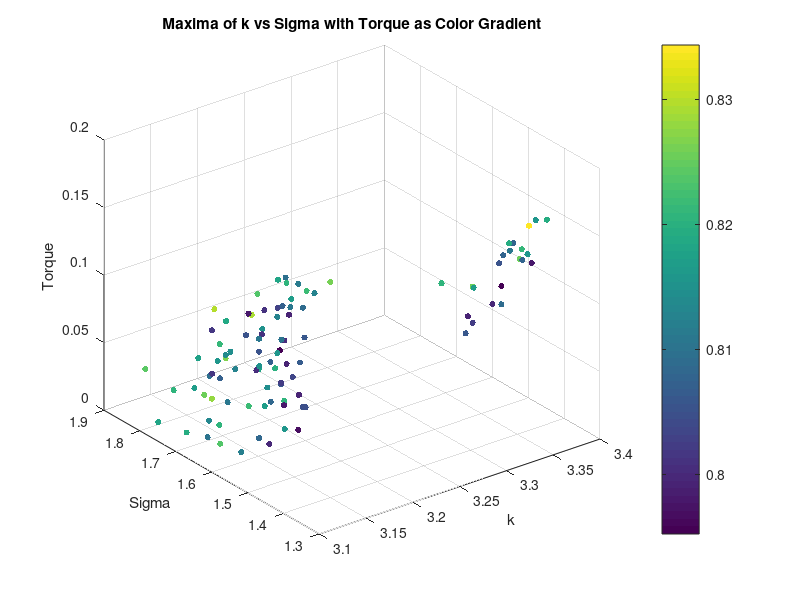
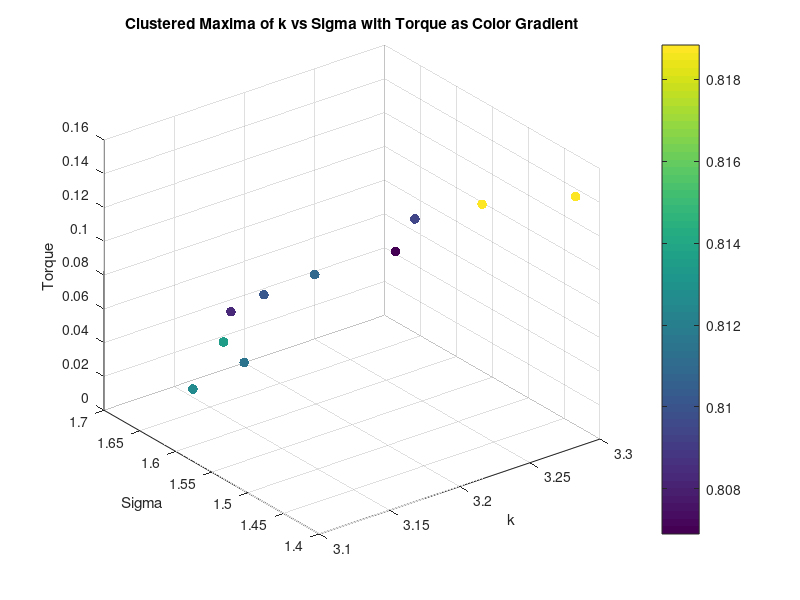
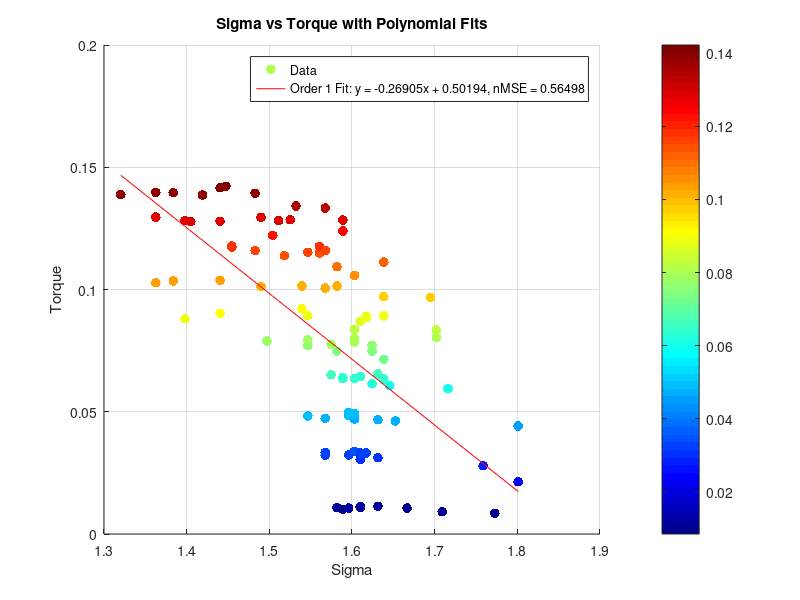
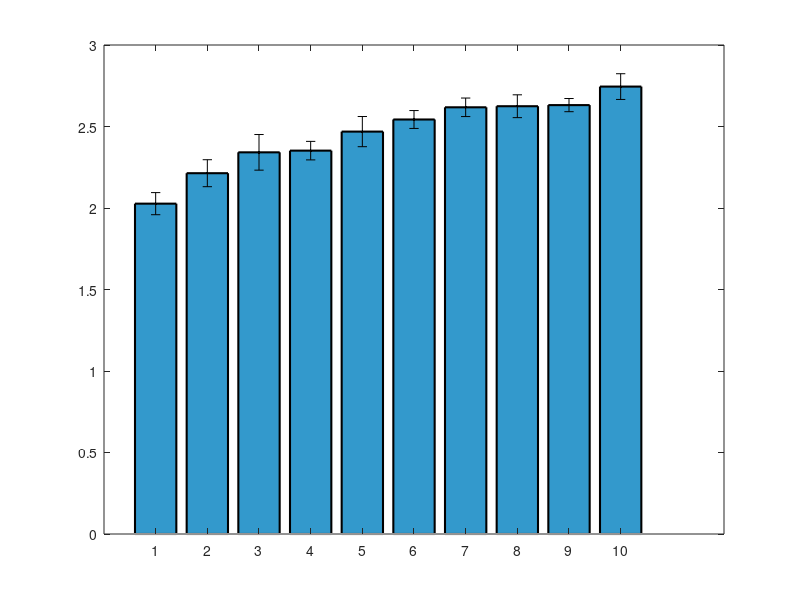

These charts were generated, in order, by the following MATLAB code: (Note: this script raises an error after producing the figures.)
clear all;
close all;


%% Torque Analysis
load('maxima_data.mat');
scatter3(maxima_k, maxima_sigma, torque_values, 20, maxima_corr, 'filled');
xlabel('k');
ylabel('Sigma');
zlabel('Torque');
title('Maxima of k vs Sigma with Torque as Color Gradient');
colorbar;
grid on;
% K means clustering of torque into 10 clusters, taking mean of each cluster k, sigma and corr too
[cluster_idx, cluster_centers] = kmeans(torque_values', 10);
% Take the mean of each cluster
torque_means = zeros(10, 1);
sigma_means = zeros(10, 1);
sigma_stds = zeros(10, 1);
k_means = zeros(10, 1);
corr_means = zeros(10, 1);
for i = 1:10
    torque_means(i) = mean(torque_values(cluster_idx == i));
    sigma_means(i) = mean(maxima_sigma(cluster_idx == i));
    k_means(i) = mean(maxima_k(cluster_idx == i));
    corr_means(i) = mean(maxima_corr(cluster_idx == i));
    sigma_stds(i) = std(maxima_sigma(cluster_idx == i));
end
% Plot the clusters
figure;
scatter3(k_means, sigma_means, torque_means, 50, corr_means, 'filled');
xlabel('k');
ylabel('Sigma');
zlabel('Torque');
title('Clustered Maxima of k vs Sigma with Torque as Color Gradient');
colorbar;
grid on;
% Ensure data is sorted for polyfit
[sigma_sorted, sort_idx] = sort(maxima_sigma);
torque_sorted = torque_values(sort_idx);
% Display correlation between torque and sigma
disp('Correlation between Torque and Sigma:');
disp(corr(torque_sorted', sigma_sorted'));
% Display correlation between torque and sigma^2
disp('Correlation between Torque and Sigma^2:');
disp(corr(torque_sorted', sigma_sorted'.^2));
% Polyfit for sigma vs torque (order 1 and 2)
p1_sigma = polyfit(sigma_sorted, torque_sorted, 1);
% Calculate fitted values and normalized MSE for sigma vs torque
fitted_torque_p1_sigma = polyval(p1_sigma, sigma_sorted);
mse_p1_sigma = mean((torque_sorted - fitted_torque_p1_sigma).^2);
nmse_p1_sigma = mse_p1_sigma / var(torque_sorted);
% Display results for sigma vs torque
disp('Sigma vs Torque:');
disp(['Order 1 nMSE: ', num2str(nmse_p1_sigma)]);
%display correlation between torque and sigma
% Plot for sigma vs torque with polynomial fits (first instance)
figure;
scatter(sigma_sorted, torque_sorted, 50, torque_sorted, 'filled','DisplayName', 'Data');
% Create a custom colormap based on jet, excluding yellow/light orange
cmap = jet(256); % Get the jet colormap with 256 colors
cmap = cmap([1:100,191:256], :); % Keep only the first 200 colors, removing the yellow/light orange range
colormap(jet); % Apply the custom colormap
colorbar; % Add a colorbar to indicate the mapping of color to torque_sorted values
hold on;
plot(sigma_sorted, fitted_torque_p1_sigma, '-r', 'DisplayName', ...
    ['Order 1 Fit: y = ', num2str(p1_sigma(1)), 'x + ', num2str(p1_sigma(2)), ...
    ', nMSE = ', num2str(nmse_p1_sigma)]);
xlabel('Sigma');
ylabel('Torque');
title('Sigma vs Torque with Polynomial Fits');
legend('show');
grid on;

%Plot means of sigma as bar plot with variance as error bars
figure;
[sorted_sigma_means,idx] = sort(sigma_means);
sorted_sigma_stds = sigma_stds(idx);
bar(sorted_sigma_means.^2, 'FaceColor', [0.2 0.6 0.8], 'EdgeColor', 'k', 'LineWidth', 1.5);
% Set the x-ticks to the cluster indices
hold on;
errorbar(sorted_sigma_means.^2,sorted_sigma_stds, 'k.', 'LineWidth', 1.5);


xlabel('Cluster Index');
ylabel('Mean Sigma');

% % Ensure data is sorted for polyfit
% [sigma_sorted, sort_idx] = sort(sigma_means);
% torque_sorted = torque_means(sort_idx);
% %Display correlation between torque and sigma
% disp('Correlation between Torque and Sigma:');
% disp(corr(torque_sorted, sigma_sorted));
% %Display correlation between torque and sigma^2
% disp('Correlation between Torque and Sigma^2:');
% disp(corr(torque_sorted, sigma_sorted.^2));
% % Polyfit for sigma vs torque (order 1 and 2)
% p1_sigma = polyfit(sigma_sorted, torque_sorted, 1);
% p2_sigma = polyfit(sigma_sorted, torque_sorted, 2);
% % Calculate zitted values and normalized MSE for sigma vs torque
% fitted_torque_p1_sigma = polyval(p1_sigma, sigma_sorted);
% fitted_torque_p2_sigma = polyval(p2_sigma, sigma_sorted);
% mse_p1_sigma = mean((torque_sorted - fitted_torque_p1_sigma).^2);
% mse_p2_sigma = mean((torque_sorted - fitted_torque_p2_sigma).^2);
% nmse_p1_sigma = mse_p1_sigma / var(torque_sorted);
% nmse_p2_sigma = mse_p2_sigma / var(torque_sorted);
% % Display results for sigma vs torque
% disp('Sigma vs Torque:');
% disp(['Order 1 nMSE: ', num2str(nmse_p1_sigma)]);
% disp(['Order 2 nMSE: ', num2str(nmse_p2_sigma)]);
% % Plot for sigma vs torque with polynomial fits (second instance)
% figure;
% scatter(sigma_sorted, torque_sorted, 50, torque_sorted, 'filled', 'DisplayName', 'Data');
% colormap(jet); % High contrast colormap suitable for white background
% colorbar; % Add a colorbar to indicate the mapping of color to torque_sorted values
% hold on;
% plot(sigma_sorted, fitted_torque_p1_sigma, '-r', 'DisplayName', ...
%     ['Order 1 Fit: y = ', num2str(p1_sigma(1)), 'x + ', num2str(p1_sigma(2)), ...
%     ', nMSE = ', num2str(nmse_p1_sigma)]);
% plot(sigma_sorted, fitted_torque_p2_sigma, '--g', 'DisplayName', ...
%     ['Order 2 Fit: y = ', num2str(p2_sigma(1)), 'x^2 + ', num2str(p2_sigma(2)), ...
%     'x + ', num2str(p2_sigma(3)), ', nMSE = ', num2str(nmse_p2_sigma)]);
% xlabel('Sigma');
% ylabel('Torque');
% title('Sigma vs Torque with Polynomial Fits');
% legend('show');
% grid on;

% %% Diameter Analysis
% % Saved as diameter_value, k_values(max_k_idx), sigma_values(max_sigma_idx), max_val
% load('maxima_data_Diam.mat');

% figure;
% scatter3(maxima_matrix(:, 2), maxima_matrix(:, 3), maxima_matrix(:, 1), 50, maxima_matrix(:, 1), 'filled'); 
% xlabel('k');
% ylabel('Sigma');
% zlabel('Diameter');
% title('Maxima of k vs Sigma with Diameter as Color Gradient');
% colorbar;
% grid on;

% % K vs d
% % Ensure data is sorted for polyfit
% [k_sorted, sort_idx] = sort(maxima_matrix(:, 2));
% d_sorted = maxima_matrix(sort_idx, 1);
% % Display correlation between d and k
% disp('Correlation between Diameter and k:');
% disp(corr(d_sorted, k_sorted));

% %plot for k vs diam with polynomial fits
% figure;
% scatter(k_sorted, d_sorted, 50, d_sorted, 'filled', 'DisplayName', 'Data');
% colormap(jet); % High contrast colormap suitable for white background
% colorbar; % Add a colorbar to indicate the mapping of color to d_sorted values

% hold on;
% p1_k = polyfit(k_sorted, d_sorted, 1);
% fitted_d_p1_k = polyval(p1_k, k_sorted);
% mse_p1_k = mean((d_sorted - fitted_d_p1_k).^2);
% nmse_p1_k = mse_p1_k / var(d_sorted);
% disp('Diameter vs k:');
% disp(['Order 1 nMSE: ', num2str(nmse_p1_k)]);
% plot(k_sorted, fitted_d_p1_k, '-r', 'DisplayName', ...
%     ['Order 1 Fit: y = ', num2str(p1_k(1)), 'x + ', num2str(p1_k(2)), ...
%     ', nMSE = ', num2str(nmse_p1_k)]);
% xlabel('k');
% ylabel('Diameter');
% title('k vs Diameter with Polynomial Fits');
% legend('show');
